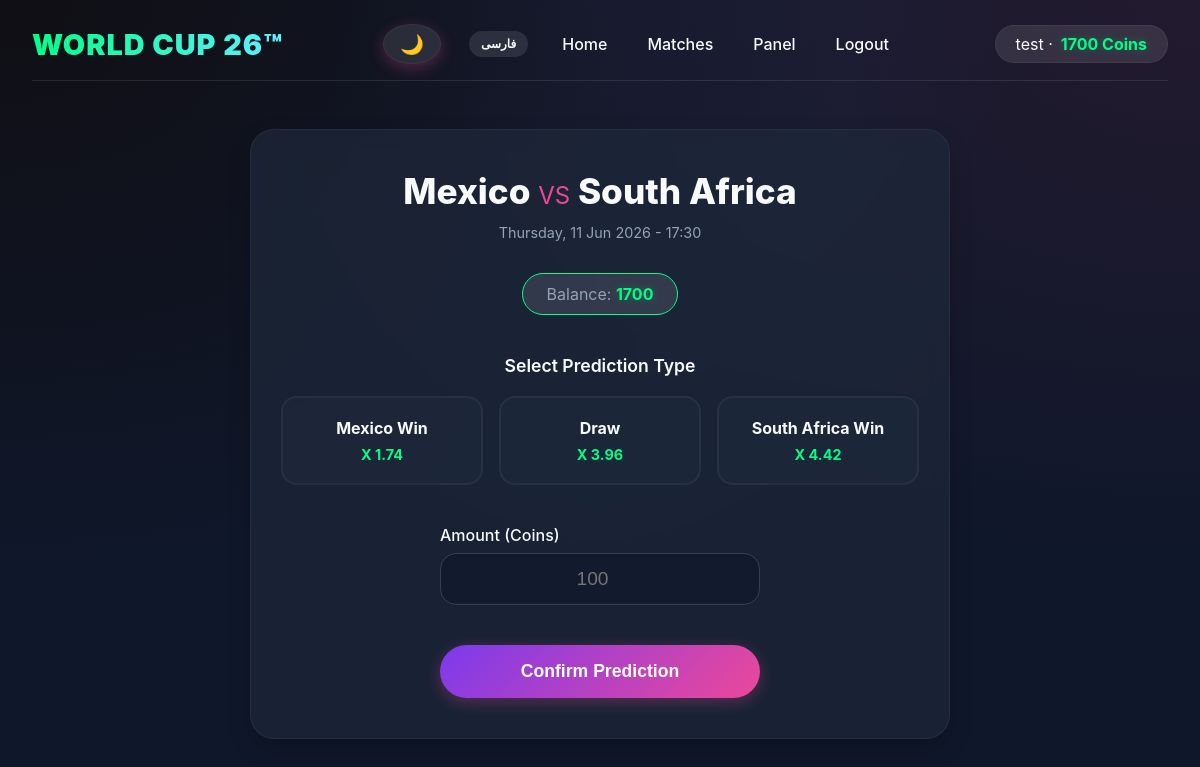
The app's page /bet/155/ (signed in) with its own data.
### games/models.py (models this page shows, shortened)
class Profile(models.Model):
    user = models.OneToOneField(User, on_delete=models.CASCADE)
    balance = models.DecimalField(max_digits=10, decimal_places=2, default=1000.00)

class Game(models.Model):
    home_team = models.CharField(max_length=100)
    away_team = models.CharField(max_length=100)
    start_time = models.DateTimeField()
    status = models.CharField(max_length=10, choices=[('upcoming', 'Upcoming'), ('finished', 'Finished')], default='upcoming')
    result_description = models.CharField(max_length=200, blank=True, null=True, help_text="e.g., Home win 2-1")

class BetOption(models.Model):
    game = models.ForeignKey(Game, on_delete=models.CASCADE, related_name='bet_options')
    description = models.CharField(max_length=200)  # مثلاً "Home Win", "Draw", "Over 2.5", "Exact Score 2-1"
    odds = models.DecimalField(max_digits=5, decimal_places=2, default=2.00)
    is_active = models.BooleanField(default=True)  # فعال/غیرفعال کردن گزینه
    is_winner = models.BooleanField(default=False)

### games/views.py (the view)
# urls.py: path('bet/<int:game_id>/', views.place_bet_view, name='place_bet'),
@login_required
def place_bet_view(request, game_id):
    game = get_object_or_404(Game, id=game_id)
    if game.status != 'upcoming' or game.start_time <= timezone.now():
        messages.error(request, "This game is not available for betting.")
        return redirect('games:game_list')
    profile = get_or_create_profile(request.user)
    if request.method == 'POST':
        form = BetForm(request.POST, game=game)
        if form.is_valid():
            bet_option = form.cleaned_data['bet_option']
            amount = form.cleaned_data['amount']
            if amount > profile.balance:
                messages.error(request, "Insufficient balance!")
            else:
                with transaction.atomic():
                    profile.balance -= amount
                    profile.save()
                    Bet.objects.create(
                        user=request.user,
                        bet_option=bet_option,
                        amount=amount
                    )
                messages.success(request, f"Bet of {amount} on '{bet_option.description}' placed.")
                return redirect('games:user_panel')
    else:
        form = BetForm(game=game)
    return render(request, 'games/place_bet.html', {'game': game, 'form': form, 'balance': profile.balance})

### games/forms.py (shortened to what this page needs)
class BetForm(forms.Form):
    bet_option = forms.ModelChoiceField(
        queryset=BetOption.objects.none(),
        widget=forms.RadioSelect,
        label="Select your bet"
    )
    amount = forms.DecimalField(min_value=0.01, max_digits=10, decimal_places=2, label="Amount (Coins)")
    def __init__(self, *args, **kwargs):
        game = kwargs.pop('game', None)
        super().__init__(*args, **kwargs)
        if game:
            self.fields['bet_option'].queryset = BetOption.objects.filter(game=game, is_active=True)
            self.fields['bet_option'].empty_label = None

### games/views.py (called while the page is built)
def get_or_create_profile(user):
    profile, created = Profile.objects.get_or_create(user=user)
    if created:
        profile.balance = 1000.00
        profile.save()
    return profile

### games/templates/games/place_bet.html (shortened to what this page needs)
{% extends 'games/base.html' %}
{% load i18n %}
{% block content %}
<div style="max-width: 700px; margin: 0 auto;">
    <div class="card" style="padding: 40px 30px; text-align: center;">
        <h1 style="font-size: 2.2rem; font-weight: 800; margin-bottom: 12px; color: var(--text-color);">
            {{ game.home_team }} <span style="color: var(--secondary); font-weight: 400; font-size: 1.5rem;">VS</span> {{ game.away_team }}
        </h1>
        <p class="text-muted" style="margin-bottom: 32px;">{{ game.start_time|date:"l, d M Y - H:i" }}</p>
        <div style="background:var(--hover-bg); border: 1px solid var(--accent); display:inline-block; padding:10px 24px; border-radius:60px; margin-bottom: 40px;">
            <span style="color: var(--muted-text);">{% trans "Balance:" %}</span> <strong class="balance">{{ balance|floatformat:0 }}</strong>
        </div>
        <form method="post">
            <div style="margin-bottom: 40px;">
                <label style="font-weight: 600; display: block; margin-bottom: 20px; font-size: 1.1rem; color: var(--text-color);">{% trans "Select Prediction Type" %}</label>
                <div style="display: grid; grid-template-columns: repeat(auto-fill, minmax(160px, 1fr)); gap: 16px;">
                    {% for option in form.bet_option.field.queryset %}
                        <label class="bet-option-card" style="cursor: pointer;">
                            <div class="card-option">
                                <div class="option-name">{{ option.description }}</div>
                                <div class="option-odds">X {{ option.odds }}</div>
                            </div>
                        </label>
                    {% endfor %}
                </div>
            </div>
            <div style="text-align: left; max-width: 320px; margin: 0 auto 40px auto; direction: {% if LANGUAGE_CODE == 'fa' %}rtl{% else %}ltr{% endif %};">
                <label for="id_amount" style="color: var(--text-color); font-weight: 500;">{% trans "Amount (Coins)" %}</label>
                <input type="number" name="amount" id="id_amount" step="0.01" min="0.01" value="{{ form.amount.value|default:'' }}" placeholder="100" required style="font-size: 1.2rem; text-align: center;">
            </div>
            <button type="submit" style="width: 100%; max-width: 320px; padding: 16px; font-size: 1.1rem;">{% trans "Confirm Prediction" %}</button>
        </form>
    </div>
</div>
{% endblock %}

### games/templates/games/base.html (shortened to what this page needs)
{% load i18n %}
{% get_current_language as LANGUAGE_CODE %}
<!DOCTYPE html>
<html lang="{{ LANGUAGE_CODE }}" dir="{% if LANGUAGE_CODE == 'fa' %}rtl{% else %}ltr{% endif %}" data-theme="dark">
<head>
</head>
<body>
    <div class="app">
        <div class="nav">
            <a href="{% url 'games:home' %}" class="logo">WORLD CUP 26™</a>
            <div class="nav-links">
                <button id="theme-toggle" class="theme-btn" onclick="toggleTheme()" title="Toggle Theme">🌙</button>
                <form action="{% url 'set_language' %}" method="post" style="display:inline; margin: 0 10px;">
                    {% if LANGUAGE_CODE == 'en' %}
                        <button type="submit" name="language" value="fa" style="padding: 6px 12px; font-size:12px; background:var(--hover-bg); box-shadow:none; color:var(--text-color);">فارسی</button>
                    {% else %}
                        <button type="submit" name="language" value="en" style="padding: 6px 12px; font-size:12px; background:var(--hover-bg); box-shadow:none; color:var(--text-color);">English</button>
                    {% endif %}
                </form>
                <a href="{% url 'games:home' %}">{% trans "Home" %}</a>
                {% if user.is_authenticated %}
                    <a href="{% url 'games:game_list' %}">{% trans "Matches" %}</a>
                    <a href="{% url 'games:user_panel' %}">{% trans "Panel" %}</a>
                    <a href="{% url 'games:logout' %}">{% trans "Logout" %}</a>
                {% else %}
                    <a href="{% url 'games:login' %}">{% trans "Login" %}</a>
                    <a href="{% url 'games:register' %}">{% trans "Sign up" %}</a>
                {% endif %}
            </div>
            {% if user.is_authenticated %}
                <div class="user-info">
                    {{ user.username }} ·
                    <span class="balance">{{ balance|default:user.profile.balance|floatformat:0 }} {% trans "Coins" %}</span>
                </div>
            {% endif %}
        </div>
        {% block content %}{% endblock %}
    </div>
</body>
</html>

### games/templates/games/base.html (style rules this page uses)
:root { --bg-color: #0f172a; --bg-gradient-1: hsla(253,16%,7%,1); --bg-gradient-2: hsla(225,39%,30%,0.2); --bg-gradient-3: hsla(339,49%,30%,0.2); --text-color: #f8fafc; --card-bg: rgba(30, 41, 59, 0.7); --card-border: rgba(255,255,255,0.05); --muted-text: #94a3b8; --primary: #7c3aed; --secondary: #ec4899; --accent: #00ff87; --accent-glow: rgba(0,255,135,0.3); --btn-text: white; --input-bg: rgba(15, 23, 42, 0.6); --input-border: #334155; --nav-border: rgba(255,255,255,0.1); --hover-bg: rgba(255,255,255,0.1); --shadow: rgba(0,0,0,0.4); }
* { margin: 0; padding: 0; box-sizing: border-box; }
body { font-family: 'Inter', Tahoma, -apple-system, sans-serif; background-color: var(--bg-color); color: var(--text-color); min-height: 100vh; background-image: radial-gradient(at 0% 0%, var(--bg-gradient-1) 0, transparent 50%), radial-gradient(at 50% 0%, var(--bg-gradient-2) 0, transparent 50%), radial-gradient(at 100% 0%, var(--bg-gradient-3) 0, transparent 50%); transition: background-color 0.3s, color 0.3s; }
.app { max-width: 1280px; margin: 0 auto; padding: 24px 32px; }
.nav { display: flex; justify-content: space-between; align-items: center; flex-wrap: wrap; margin-bottom: 48px; padding-bottom: 16px; border-bottom: 1px solid var(--nav-border); }
.logo { display: flex; align-items: center; gap: 8px; text-decoration: none; font-weight: 900; font-size: 1.8rem; letter-spacing: 1px; background: linear-gradient(to right, var(--accent), #60efff); -webkit-background-clip: text; color: transparent; }
.nav-links { display: flex; gap: 8px; align-items: center; }
.nav-links a { text-decoration: none; padding: 8px 16px; border-radius: 40px; font-weight: 500; color: var(--text-color); transition: 0.3s; }
.user-info { background: var(--hover-bg); padding: 8px 20px; border-radius: 40px; border: 1px solid var(--card-border); display: flex; align-items: center; gap: 8px; }
.balance { color: var(--accent); font-weight: 700; text-shadow: 0 0 10px var(--accent-glow); }
.card { background: var(--card-bg); backdrop-filter: blur(10px); border-radius: 24px; padding: 28px; border: 1px solid var(--card-border); box-shadow: 0 10px 30px -10px var(--shadow); transition: 0.3s; }
button, .btn, input[type="submit"] { background: linear-gradient(135deg, var(--primary), var(--secondary)); color: var(--btn-text); border: none; padding: 12px 28px; border-radius: 60px; font-weight: 600; cursor: pointer; transition: 0.3s; box-shadow: 0 4px 15px rgba(236, 72, 153, 0.3); }
input, select { width: 100%; padding: 14px 20px; border-radius: 16px; background: var(--input-bg); border: 1px solid var(--input-border); color: var(--text-color); transition: 0.3s; outline: none; margin-top: 8px; }
.text-muted { color: var(--muted-text); font-size: 0.9rem; }
.theme-btn { background: var(--hover-bg); border: 1px solid var(--card-border); border-radius: 50%; width: 40px; height: 40px; display: flex; align-items: center; justify-content: center; font-size: 1.2rem; cursor: pointer; color: var(--text-color); margin: 0 10px; transition: 0.3s; }

### games/templates/games/place_bet.html (style rules this page uses)
.card-option { background: var(--card-bg); border: 2px solid var(--card-border); border-radius: 16px; padding: 20px 12px; text-align: center; transition: 0.3s; }
.option-name { font-weight: 700; margin-bottom: 8px; font-size: 1rem; color: var(--text-color); }
.option-odds { font-size: 0.9rem; color: var(--accent); font-weight: bold; }

### records on screen
Profile: balance "1700"
Game: home_team "Mexico", away_team "South Africa", start_time "Thursday, 11 Jun 2026 - 17:30"
BetOption: description "Mexico Win", odds "1.74"
BetOption: description "Draw", odds "3.96"
BetOption: description "South Africa Win", odds "4.42"

### other values on screen
{{ user.username }} "test"
